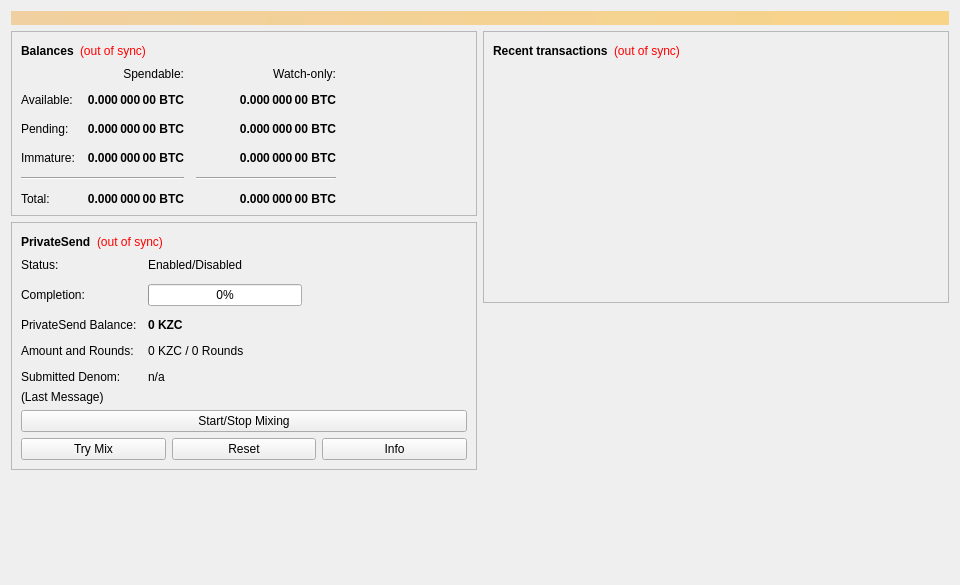
<?xml version="1.0" encoding="UTF-8"?>
<ui version="4.0">
 <class>OverviewPage</class>
 <widget class="QWidget" name="OverviewPage">
  <property name="geometry">
   <rect>
    <x>0</x>
    <y>0</y>
    <width>960</width>
    <height>585</height>
   </rect>
  </property>
  <property name="minimumSize">
   <size>
    <width>960</width>
    <height>0</height>
   </size>
  </property>
  <property name="windowTitle">
   <string>Form</string>
  </property>
  <layout class="QVBoxLayout" name="topLayout">
   <item>
    <widget class="QLabel" name="labelAlerts">
     <property name="visible">
      <bool>false</bool>
     </property>
     <property name="styleSheet">
      <string notr="true">background-color: qlineargradient(x1: 0, y1: 0, x2: 1, y2: 0, stop:0 #F0D0A0, stop:1 #F8D488); color:#000000;</string>
     </property>
     <property name="wordWrap">
      <bool>true</bool>
     </property>
     <property name="margin">
      <number>3</number>
     </property>
    </widget>
   </item>
   <item>
    <layout class="QHBoxLayout" name="horizontalLayout" stretch="1,1">
     <item>
      <layout class="QVBoxLayout" name="verticalLayout_2">
       <item>
        <widget class="QFrame" name="frame">
         <property name="frameShape">
          <enum>QFrame::StyledPanel</enum>
         </property>
         <property name="frameShadow">
          <enum>QFrame::Raised</enum>
         </property>
         <layout class="QVBoxLayout" name="verticalLayout_4">
          <item>
           <layout class="QHBoxLayout" name="horizontalLayout_4">
            <item>
             <widget class="QLabel" name="label_5">
              <property name="font">
               <font>
                <weight>75</weight>
                <bold>true</bold>
               </font>
              </property>
              <property name="text">
               <string>Balances</string>
              </property>
             </widget>
            </item>
            <item>
             <widget class="QLabel" name="labelWalletStatus">
              <property name="toolTip">
               <string>The displayed information may be out of date. Your wallet automatically synchronizes with the KZCash network after a connection is established, but this process has not completed yet.</string>
              </property>
              <property name="styleSheet">
               <string notr="true">QLabel { color: red; }</string>
              </property>
              <property name="text">
               <string notr="true">(out of sync)</string>
              </property>
              <property name="alignment">
               <set>Qt::AlignLeading|Qt::AlignLeft|Qt::AlignVCenter</set>
              </property>
             </widget>
            </item>
            <item>
             <spacer name="horizontalSpacer_3">
              <property name="orientation">
               <enum>Qt::Horizontal</enum>
              </property>
              <property name="sizeHint" stdset="0">
               <size>
                <width>40</width>
                <height>20</height>
               </size>
              </property>
             </spacer>
            </item>
           </layout>
          </item>
          <item>
           <layout class="QGridLayout" name="gridLayout">
            <property name="spacing">
             <number>12</number>
            </property>
            <item row="2" column="2">
             <widget class="QLabel" name="labelWatchPending">
              <property name="font">
               <font>
                <weight>75</weight>
                <bold>true</bold>
               </font>
              </property>
              <property name="cursor">
               <cursorShape>IBeamCursor</cursorShape>
              </property>
              <property name="toolTip">
               <string>Unconfirmed transactions to watch-only addresses</string>
              </property>
              <property name="text">
               <string notr="true">0.000 000 00 BTC</string>
              </property>
              <property name="alignment">
               <set>Qt::AlignRight|Qt::AlignTrailing|Qt::AlignVCenter</set>
              </property>
              <property name="textInteractionFlags">
               <set>Qt::LinksAccessibleByMouse|Qt::TextSelectableByKeyboard|Qt::TextSelectableByMouse</set>
              </property>
             </widget>
            </item>
            <item row="2" column="1">
             <widget class="QLabel" name="labelUnconfirmed">
              <property name="font">
               <font>
                <weight>75</weight>
                <bold>true</bold>
               </font>
              </property>
              <property name="cursor">
               <cursorShape>IBeamCursor</cursorShape>
              </property>
              <property name="toolTip">
               <string>Total of transactions that have yet to be confirmed, and do not yet count toward the spendable balance</string>
              </property>
              <property name="text">
               <string notr="true">0.000 000 00 BTC</string>
              </property>
              <property name="alignment">
               <set>Qt::AlignRight|Qt::AlignTrailing|Qt::AlignVCenter</set>
              </property>
              <property name="textInteractionFlags">
               <set>Qt::LinksAccessibleByMouse|Qt::TextSelectableByKeyboard|Qt::TextSelectableByMouse</set>
              </property>
             </widget>
            </item>
            <item row="3" column="2">
             <widget class="QLabel" name="labelWatchImmature">
              <property name="font">
               <font>
                <weight>75</weight>
                <bold>true</bold>
               </font>
              </property>
              <property name="cursor">
               <cursorShape>IBeamCursor</cursorShape>
              </property>
              <property name="toolTip">
               <string>Mined balance in watch-only addresses that has not yet matured</string>
              </property>
              <property name="text">
               <string notr="true">0.000 000 00 BTC</string>
              </property>
              <property name="alignment">
               <set>Qt::AlignRight|Qt::AlignTrailing|Qt::AlignVCenter</set>
              </property>
              <property name="textInteractionFlags">
               <set>Qt::LinksAccessibleByMouse|Qt::TextSelectableByKeyboard|Qt::TextSelectableByMouse</set>
              </property>
             </widget>
            </item>
            <item row="4" column="0" colspan="2">
             <widget class="Line" name="lineSpendableBalance">
              <property name="orientation">
               <enum>Qt::Horizontal</enum>
              </property>
             </widget>
            </item>
            <item row="4" column="2">
             <widget class="Line" name="lineWatchBalance">
              <property name="sizePolicy">
               <sizepolicy hsizetype="Preferred" vsizetype="Fixed">
                <horstretch>0</horstretch>
                <verstretch>0</verstretch>
               </sizepolicy>
              </property>
              <property name="minimumSize">
               <size>
                <width>140</width>
                <height>0</height>
               </size>
              </property>
              <property name="orientation">
               <enum>Qt::Horizontal</enum>
              </property>
             </widget>
            </item>
            <item row="5" column="0">
             <widget class="QLabel" name="labelTotalText">
              <property name="text">
               <string>Total:</string>
              </property>
             </widget>
            </item>
            <item row="3" column="1">
             <widget class="QLabel" name="labelImmature">
              <property name="font">
               <font>
                <weight>75</weight>
                <bold>true</bold>
               </font>
              </property>
              <property name="cursor">
               <cursorShape>IBeamCursor</cursorShape>
              </property>
              <property name="toolTip">
               <string>Mined balance that has not yet matured</string>
              </property>
              <property name="text">
               <string notr="true">0.000 000 00 BTC</string>
              </property>
              <property name="alignment">
               <set>Qt::AlignRight|Qt::AlignTrailing|Qt::AlignVCenter</set>
              </property>
              <property name="textInteractionFlags">
               <set>Qt::LinksAccessibleByMouse|Qt::TextSelectableByKeyboard|Qt::TextSelectableByMouse</set>
              </property>
             </widget>
            </item>
            <item row="2" column="3">
             <spacer name="horizontalSpacer_2">
              <property name="orientation">
               <enum>Qt::Horizontal</enum>
              </property>
              <property name="sizeHint" stdset="0">
               <size>
                <width>40</width>
                <height>20</height>
               </size>
              </property>
             </spacer>
            </item>
            <item row="3" column="0">
             <widget class="QLabel" name="labelImmatureText">
              <property name="text">
               <string>Immature:</string>
              </property>
             </widget>
            </item>
            <item row="5" column="1">
             <widget class="QLabel" name="labelTotal">
              <property name="font">
               <font>
                <weight>75</weight>
                <bold>true</bold>
               </font>
              </property>
              <property name="cursor">
               <cursorShape>IBeamCursor</cursorShape>
              </property>
              <property name="toolTip">
               <string>Your current total balance</string>
              </property>
              <property name="text">
               <string notr="true">0.000 000 00 BTC</string>
              </property>
              <property name="alignment">
               <set>Qt::AlignRight|Qt::AlignTrailing|Qt::AlignVCenter</set>
              </property>
              <property name="textInteractionFlags">
               <set>Qt::LinksAccessibleByMouse|Qt::TextSelectableByKeyboard|Qt::TextSelectableByMouse</set>
              </property>
             </widget>
            </item>
            <item row="5" column="2">
             <widget class="QLabel" name="labelWatchTotal">
              <property name="font">
               <font>
                <weight>75</weight>
                <bold>true</bold>
               </font>
              </property>
              <property name="cursor">
               <cursorShape>IBeamCursor</cursorShape>
              </property>
              <property name="toolTip">
               <string>Current total balance in watch-only addresses</string>
              </property>
              <property name="text">
               <string notr="true">0.000 000 00 BTC</string>
              </property>
              <property name="alignment">
               <set>Qt::AlignRight|Qt::AlignTrailing|Qt::AlignVCenter</set>
              </property>
              <property name="textInteractionFlags">
               <set>Qt::LinksAccessibleByMouse|Qt::TextSelectableByKeyboard|Qt::TextSelectableByMouse</set>
              </property>
             </widget>
            </item>
            <item row="0" column="2">
             <widget class="QLabel" name="labelWatchonly">
              <property name="text">
               <string>Watch-only:</string>
              </property>
              <property name="alignment">
               <set>Qt::AlignRight|Qt::AlignTrailing|Qt::AlignVCenter</set>
              </property>
             </widget>
            </item>
            <item row="1" column="0">
             <widget class="QLabel" name="labelBalanceText">
              <property name="text">
               <string>Available:</string>
              </property>
             </widget>
            </item>
            <item row="1" column="1">
             <widget class="QLabel" name="labelBalance">
              <property name="font">
               <font>
                <weight>75</weight>
                <bold>true</bold>
               </font>
              </property>
              <property name="cursor">
               <cursorShape>IBeamCursor</cursorShape>
              </property>
              <property name="toolTip">
               <string>Your current spendable balance</string>
              </property>
              <property name="text">
               <string notr="true">0.000 000 00 BTC</string>
              </property>
              <property name="alignment">
               <set>Qt::AlignRight|Qt::AlignTrailing|Qt::AlignVCenter</set>
              </property>
              <property name="textInteractionFlags">
               <set>Qt::LinksAccessibleByMouse|Qt::TextSelectableByKeyboard|Qt::TextSelectableByMouse</set>
              </property>
             </widget>
            </item>
            <item row="1" column="2">
             <widget class="QLabel" name="labelWatchAvailable">
              <property name="font">
               <font>
                <weight>75</weight>
                <bold>true</bold>
               </font>
              </property>
              <property name="cursor">
               <cursorShape>IBeamCursor</cursorShape>
              </property>
              <property name="toolTip">
               <string>Your current balance in watch-only addresses</string>
              </property>
              <property name="text">
               <string notr="true">0.000 000 00 BTC</string>
              </property>
              <property name="alignment">
               <set>Qt::AlignRight|Qt::AlignTrailing|Qt::AlignVCenter</set>
              </property>
              <property name="textInteractionFlags">
               <set>Qt::LinksAccessibleByMouse|Qt::TextSelectableByKeyboard|Qt::TextSelectableByMouse</set>
              </property>
             </widget>
            </item>
            <item row="2" column="0">
             <widget class="QLabel" name="labelPendingText">
              <property name="text">
               <string>Pending:</string>
              </property>
             </widget>
            </item>
            <item row="0" column="1">
             <widget class="QLabel" name="labelSpendable">
              <property name="text">
               <string>Spendable:</string>
              </property>
              <property name="alignment">
               <set>Qt::AlignRight|Qt::AlignTrailing|Qt::AlignVCenter</set>
              </property>
             </widget>
            </item>
           </layout>
          </item>
         </layout>
        </widget>
       </item>
       <item>
        <widget class="QFrame" name="framePrivateSend">
         <property name="layoutDirection">
          <enum>Qt::LeftToRight</enum>
         </property>
         <property name="frameShape">
          <enum>QFrame::StyledPanel</enum>
         </property>
         <property name="frameShadow">
          <enum>QFrame::Raised</enum>
         </property>
         <layout class="QVBoxLayout" name="VerticalLayout_PS1">
          <item>
           <layout class="QHBoxLayout" name="horizontalLayout_5">
            <item>
             <widget class="QLabel" name="labelPrivateSendHeader">
              <property name="font">
               <font>
                <weight>75</weight>
                <bold>true</bold>
               </font>
              </property>
              <property name="text">
               <string>PrivateSend</string>
              </property>
             </widget>
            </item>
            <item>
             <widget class="QLabel" name="labelPrivateSendSyncStatus">
              <property name="toolTip">
               <string>The displayed information may be out of date. Your wallet automatically synchronizes with the KZCash network after a connection is established, but this process has not completed yet.</string>
              </property>
              <property name="styleSheet">
               <string notr="true">QLabel { color: red; }</string>
              </property>
              <property name="text">
               <string notr="true">(out of sync)</string>
              </property>
              <property name="alignment">
               <set>Qt::AlignLeading|Qt::AlignLeft|Qt::AlignVCenter</set>
              </property>
             </widget>
            </item>
            <item>
             <spacer name="horizontalSpacer_4">
              <property name="orientation">
               <enum>Qt::Horizontal</enum>
              </property>
              <property name="sizeHint" stdset="0">
               <size>
                <width>40</width>
                <height>20</height>
               </size>
              </property>
             </spacer>
            </item>
           </layout>
          </item>
          <item>
           <layout class="QFormLayout" name="privateSendFormLayout">
            <property name="fieldGrowthPolicy">
             <enum>QFormLayout::AllNonFixedFieldsGrow</enum>
            </property>
            <property name="horizontalSpacing">
             <number>11</number>
            </property>
            <property name="verticalSpacing">
             <number>12</number>
            </property>
            <item row="0" column="0">
             <widget class="QLabel" name="labelPrivateSendEnabledText">
              <property name="text">
               <string>Status:</string>
              </property>
             </widget>
            </item>
            <item row="0" column="1">
             <widget class="QLabel" name="labelPrivateSendEnabled">
              <property name="text">
               <string>Enabled/Disabled</string>
              </property>
             </widget>
            </item>
            <item row="1" column="0">
             <widget class="QLabel" name="labelCompletitionText">
              <property name="text">
               <string>Completion:</string>
              </property>
             </widget>
            </item>
            <item row="1" column="1">
             <widget class="QProgressBar" name="privateSendProgress">
              <property name="maximumSize">
               <size>
                <width>154</width>
                <height>16777215</height>
               </size>
              </property>
              <property name="value">
               <number>0</number>
              </property>
             </widget>
            </item>
            <item row="2" column="0">
             <widget class="QLabel" name="labelAnonymizedText">
              <property name="text">
               <string>PrivateSend Balance:</string>
              </property>
             </widget>
            </item>
            <item row="2" column="1">
             <widget class="QLabel" name="labelAnonymized">
              <property name="font">
               <font>
                <weight>75</weight>
                <bold>true</bold>
               </font>
              </property>
              <property name="text">
               <string notr="true">0 KZC</string>
              </property>
             </widget>
            </item>
            <item row="3" column="0">
             <widget class="QLabel" name="labelAmountAndRoundsText">
              <property name="text">
               <string>Amount and Rounds:</string>
              </property>
             </widget>
            </item>
            <item row="3" column="1">
             <widget class="QLabel" name="labelAmountRounds">
              <property name="text">
               <string>0 KZC / 0 Rounds</string>
              </property>
             </widget>
            </item>
            <item row="4" column="0">
             <widget class="QLabel" name="labelSubmittedDenomText">
              <property name="text">
               <string>Submitted Denom:</string>
              </property>
             </widget>
            </item>
            <item row="4" column="1">
             <widget class="QLabel" name="labelSubmittedDenom">
              <property name="toolTip">
               <string>The denominations you submitted to the Masternode.&lt;br&gt;To mix, other users must submit the exact same denominations.</string>
              </property>
              <property name="text">
               <string>n/a</string>
              </property>
             </widget>
            </item>
           </layout>
          </item>
          <item>
           <layout class="QVBoxLayout" name="VerticalLayout_PS">
            <item>
             <widget class="QLabel" name="labelPrivateSendLastMessage">
              <property name="text">
               <string>(Last Message)</string>
              </property>
              <property name="alignment">
               <set>Qt::AlignLeading|Qt::AlignLeft|Qt::AlignTop</set>
              </property>
              <property name="wordWrap">
               <bool>true</bool>
              </property>
             </widget>
            </item>
            <item>
             <widget class="QPushButton" name="togglePrivateSend">
              <property name="sizePolicy">
               <sizepolicy hsizetype="MinimumExpanding" vsizetype="Fixed">
                <horstretch>0</horstretch>
                <verstretch>0</verstretch>
               </sizepolicy>
              </property>
              <property name="text">
               <string>Start/Stop Mixing</string>
              </property>
             </widget>
            </item>
            <item>
             <layout class="QHBoxLayout" name="horizontalLayout_debugbuttons">
              <item>
               <widget class="QPushButton" name="privateSendAuto">
                <property name="sizePolicy">
                 <sizepolicy hsizetype="MinimumExpanding" vsizetype="Fixed">
                  <horstretch>0</horstretch>
                  <verstretch>0</verstretch>
                 </sizepolicy>
                </property>
                <property name="toolTip">
                 <string>Try to manually submit a PrivateSend request.</string>
                </property>
                <property name="text">
                 <string>Try Mix</string>
                </property>
               </widget>
              </item>
              <item>
               <widget class="QPushButton" name="privateSendReset">
                <property name="sizePolicy">
                 <sizepolicy hsizetype="MinimumExpanding" vsizetype="Fixed">
                  <horstretch>0</horstretch>
                  <verstretch>0</verstretch>
                 </sizepolicy>
                </property>
                <property name="toolTip">
                 <string>Reset the current status of PrivateSend (can interrupt PrivateSend if it's in the process of Mixing, which can cost you money!)</string>
                </property>
                <property name="autoFillBackground">
                 <bool>false</bool>
                </property>
                <property name="text">
                 <string>Reset</string>
                </property>
               </widget>
              </item>
              <item>
               <widget class="QPushButton" name="privateSendInfo">
                <property name="sizePolicy">
                 <sizepolicy hsizetype="MinimumExpanding" vsizetype="Fixed">
                  <horstretch>0</horstretch>
                  <verstretch>0</verstretch>
                 </sizepolicy>
                </property>
                <property name="toolTip">
                 <string>Information about PrivateSend and Mixing</string>
                </property>
                <property name="text">
                 <string>Info</string>
                </property>
               </widget>
              </item>
             </layout>
            </item>
           </layout>
          </item>
         </layout>
        </widget>
       </item>
       <item>
        <spacer name="verticalSpacer">
         <property name="orientation">
          <enum>Qt::Vertical</enum>
         </property>
         <property name="sizeHint" stdset="0">
          <size>
           <width>20</width>
           <height>40</height>
          </size>
         </property>
        </spacer>
       </item>
      </layout>
     </item>
     <item>
      <layout class="QVBoxLayout" name="verticalLayout_3">
       <item>
        <widget class="QFrame" name="frame_2">
         <property name="frameShape">
          <enum>QFrame::StyledPanel</enum>
         </property>
         <property name="frameShadow">
          <enum>QFrame::Raised</enum>
         </property>
         <layout class="QVBoxLayout" name="verticalLayout">
          <item>
           <layout class="QHBoxLayout" name="horizontalLayout_2">
            <item>
             <widget class="QLabel" name="label_4">
              <property name="font">
               <font>
                <weight>75</weight>
                <bold>true</bold>
               </font>
              </property>
              <property name="text">
               <string>Recent transactions</string>
              </property>
             </widget>
            </item>
            <item>
             <widget class="QLabel" name="labelTransactionsStatus">
              <property name="toolTip">
               <string>The displayed information may be out of date. Your wallet automatically synchronizes with the KZCash network after a connection is established, but this process has not completed yet.</string>
              </property>
              <property name="styleSheet">
               <string notr="true">QLabel { color: red; }</string>
              </property>
              <property name="text">
               <string notr="true">(out of sync)</string>
              </property>
              <property name="alignment">
               <set>Qt::AlignLeading|Qt::AlignLeft|Qt::AlignVCenter</set>
              </property>
             </widget>
            </item>
            <item>
             <spacer name="horizontalSpacer">
              <property name="orientation">
               <enum>Qt::Horizontal</enum>
              </property>
              <property name="sizeHint" stdset="0">
               <size>
                <width>40</width>
                <height>20</height>
               </size>
              </property>
             </spacer>
            </item>
           </layout>
          </item>
          <item>
           <widget class="QListView" name="listTransactions">
            <property name="styleSheet">
             <string notr="true">QListView { background: transparent; }</string>
            </property>
            <property name="frameShape">
             <enum>QFrame::NoFrame</enum>
            </property>
            <property name="verticalScrollBarPolicy">
             <enum>Qt::ScrollBarAlwaysOff</enum>
            </property>
            <property name="horizontalScrollBarPolicy">
             <enum>Qt::ScrollBarAlwaysOff</enum>
            </property>
            <property name="selectionMode">
             <enum>QAbstractItemView::NoSelection</enum>
            </property>
           </widget>
          </item>
         </layout>
        </widget>
       </item>
       <item>
        <spacer name="verticalSpacer_2">
         <property name="orientation">
          <enum>Qt::Vertical</enum>
         </property>
         <property name="sizeHint" stdset="0">
          <size>
           <width>20</width>
           <height>40</height>
          </size>
         </property>
        </spacer>
       </item>
      </layout>
     </item>
    </layout>
   </item>
  </layout>
 </widget>
 <resources/>
 <connections/>
</ui>
